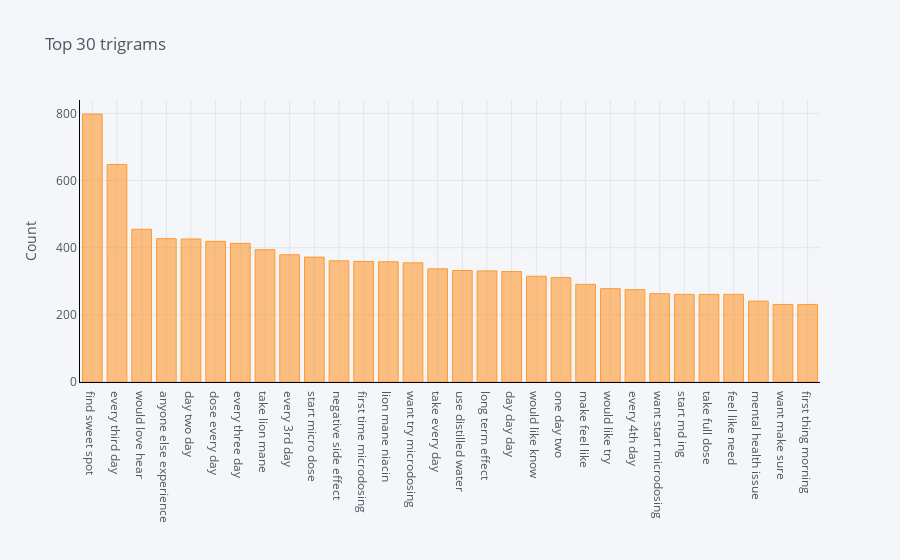

The code cell stored with this chart in its notebook:
### Markdown cell above
Top Trigrams

### Code cell
def get_top_n_trigram(corpus, n=None):
    vec = CountVectorizer(ngram_range=(3, 3)).fit(corpus)
    bag_of_words = vec.transform(corpus)
    sum_words = bag_of_words.sum(axis=0) 
    words_freq = [(word, sum_words[0, idx]) for word, idx in vec.vocabulary_.items()]
    words_freq =sorted(words_freq, key = lambda x: x[1], reverse=True)
    return words_freq[:n]
common_words = get_top_n_trigram(md_submissions['lemmatized'], 30)
for word, freq in common_words:
    print(word, freq)
df5a = pd.DataFrame(common_words, columns = ['lemmatized' , 'count'])
df5a.groupby('lemmatized').sum()['count'].sort_values(ascending=False).iplot(
    kind='bar', yTitle='Count', linecolor='black', title='Top 30 trigrams')

### Figure 1 — Plotly figure (JSON) as saved in the notebook; plotly's stock layout.template omitted (floating-point values rounded to 4 significant figures)
{"data": [{"marker": {"color": "rgba(255, 153, 51, 0.6)", "line": {"color": "rgba(255, 153, 51, 1.0)", "width": 1}}, "name": "count", "orientation": "v", "text": "", "x": ["find sweet spot", "every third day", "would love hear", "anyone else experience", "day two day", "dose every day", "every three day", "take lion mane", "every 3rd day", "start micro dose", "negative side effect", "first time microdosing", "lion mane niacin", "want try microdosing", "take every day", "use distilled water", "long term effect", "day day day", "would like know", "one day two", "make feel like", "would like try", "every 4th day", "want start microdosing", "start md ing", "take full dose", "feel like need", "mental health issue", "want make sure", "first thing morning"], "y": [798, 648, 455, 427, 426, 419, 413, 394, 379, 372, 361, 359, 358, 355, 337, 332, 331, 329, 315, 311, 291, 278, 275, 263, 261, 261, 261, 241, 231, 231], "type": "bar"}], "layout": {"legend": {"bgcolor": "#F5F6F9", "font": {"color": "#4D5663"}}, "paper_bgcolor": "#F5F6F9", "plot_bgcolor": "#F5F6F9", "title": {"font": {"color": "#4D5663"}, "text": "Top 30 trigrams"}, "xaxis": {"gridcolor": "#E1E5ED", "linecolor": "black", "showgrid": true, "tickfont": {"color": "#4D5663"}, "title": {"font": {"color": "#4D5663"}, "text": ""}, "zerolinecolor": "#E1E5ED"}, "yaxis": {"gridcolor": "#E1E5ED", "linecolor": "black", "showgrid": true, "tickfont": {"color": "#4D5663"}, "title": {"font": {"color": "#4D5663"}, "text": "Count"}, "zerolinecolor": "#E1E5ED"}}}
